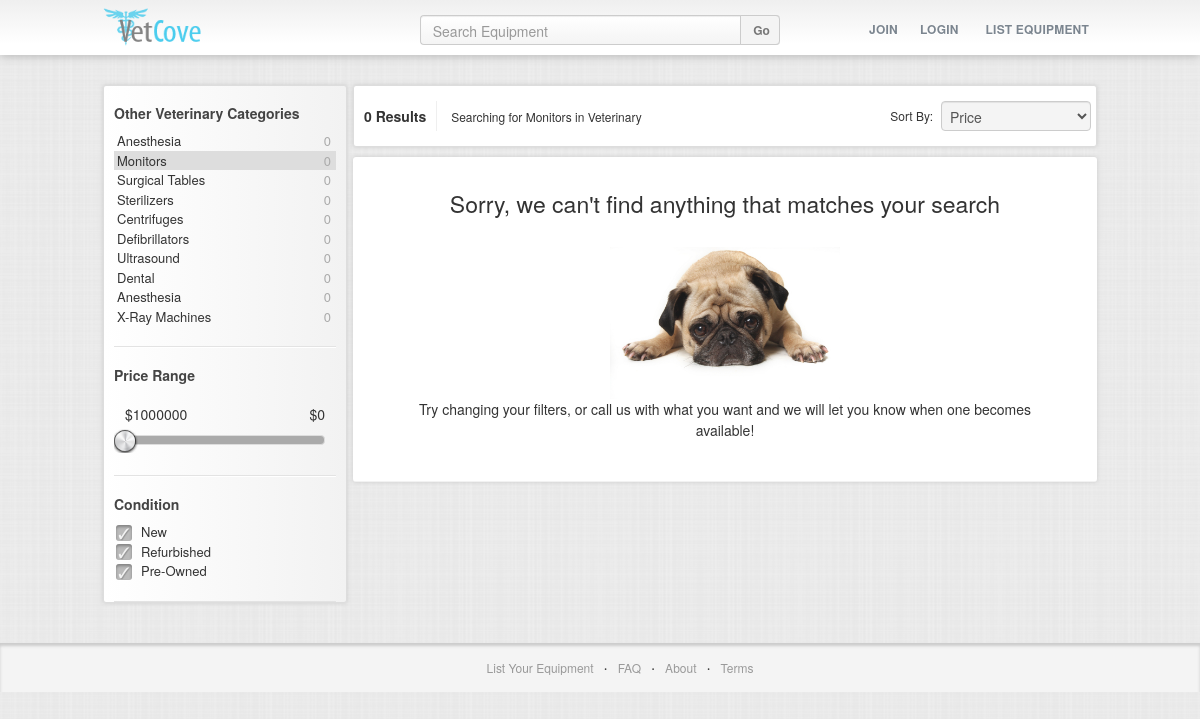
/productsearch/veterinary/monitors, run on an earlier commit of the app's database.
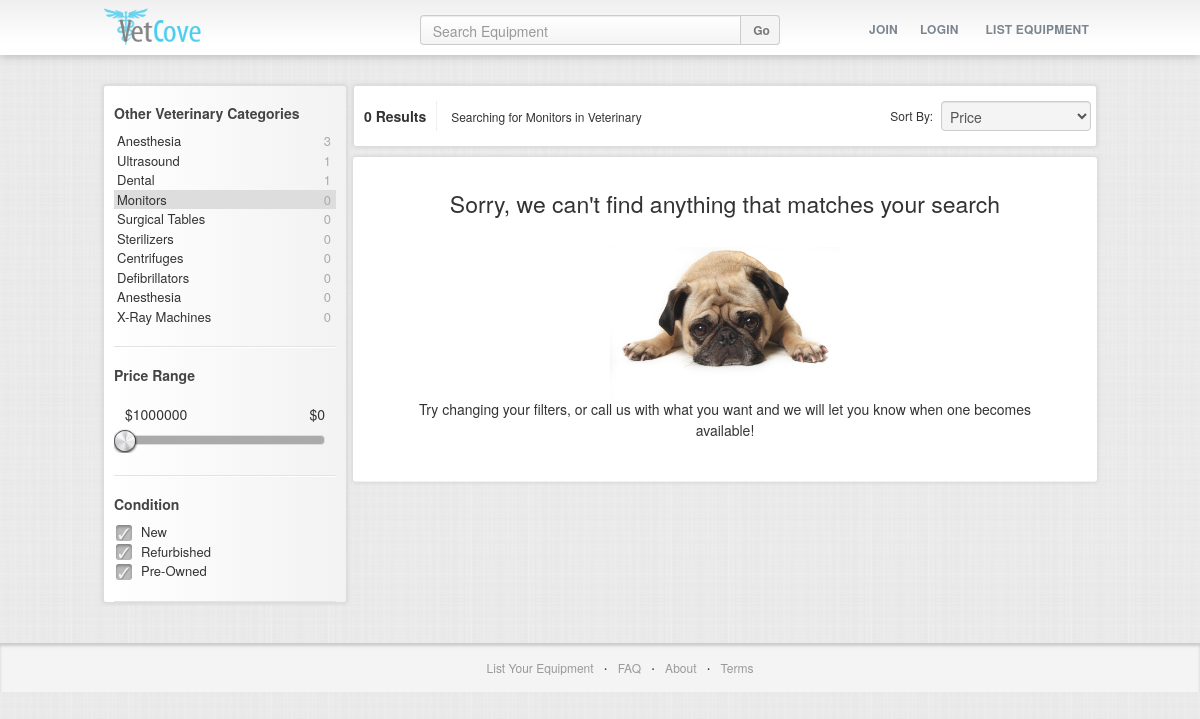
And on a later commit of the database.
### deviceapp/models.py (models this page shows, shortened)
class DeviceCategory(models.Model):
	name = models.CharField(max_length=60)
	displayname = models.CharField(max_length=50)
	industries = models.ManyToManyField(Industry)
	totalunits = models.IntegerField()

### deviceapp/views.py (the view)
# urls.py: url(r'^productsearch/(?P<industryterm>\w+)/(?P<devicecategoryterm>\w+)','deviceapp.views.productsearch'),
def productsearch(request,industryterm,devicecategoryterm):
	catlist = DeviceCategory.objects.order_by('totalunits').reverse()
	manufacturers = Manufacturer.objects.all()
	category = DeviceCategory.objects.get(name=devicecategoryterm)
	pricelow = 1000000
	pricehigh = 0
	industrysearch = Industry.objects.get(name=industryterm)
	industryterm = industrysearch.displayname
	searchquery = category.displayname+" in "+industryterm
	categorysearch = catlist
	itemqs = Item.objects.filter(devicecategory=category).order_by('price')
	if len(itemqs) > 5:
		more = True
	else:
		more = False
	for itm in itemqs:
		pricelow = min(pricelow,itm.price)
		pricehigh = max(pricehigh,itm.price)
	return render_to_response('search.html',{'resultcount':len(itemqs),'more':more,'pricelow':pricelow,'pricehigh':pricehigh,'searchquery':searchquery,'items':itemqs[0:5],'categories':catlist,'category':category,'ind':industrysearch.name,'manufacturer':manufacturers},context_instance=RequestContext(request))

### medapp/templates/search.html (shortened to what this page needs)
{% extends 'base.html' %}
{% block headercss %}
<link href='{{STATIC_URL}}css/base.css' rel='stylesheet' type='text/css' />
<link href='{{STATIC_URL}}css/productitem.css' rel='stylesheet' type='text/css' />
<link href='{{STATIC_URL}}css/jquery-ui-1.10.3.custom.css' rel='stylesheet' type='text/css' />
<link href='{{STATIC_URL}}css/search.css' rel='stylesheet' type='text/css' />
{% endblock%}
{% block content %}
{% load humanize %}
<div class='row searchcontainer'>
  <div class='col-xs-12 col-sm-3 filtercontainer'>
  	<div class='filterbox'>
  		<div class='filter-category notopborder'>
			<h2>Other {{ind | title}} Categories</h2>
			{% for cat in categories %}
				{% if cat.totalunits > -1 %}
					<a class="catlink {% if category.name == cat.name %} active{% endif %}" href="/productsearch/{{ind}}/{{cat.name}}">{{cat.displayname}} <span>{{cat.totalunits}}</span></a>
				{% endif %}
			{% endfor %}
		</div>
		<div id='pricecategory' class='filter-category'>
  			<h2>Price Range</h2>
  			<div id='price-slider-container'>
  				<p id='lowprice'>$<span>{{pricelow}}</span></p>
  				<p id='highprice'>$<span>{{pricehigh}}</span></p>
  				<div id='price-range' class='light-gradient'></div>
  			</div>
  		</div>
  		<div class='filter-category'>
  			<h2>Condition</h2>
  			<div class='checkbox'>
				<label for='new'>New</label>
				<label for='refurbished'>Refurbished</label>
				<label for='preowned'>Pre-Owned</label>
			</div>
  		</div>
  	</div>
  </div>
  <div class='col-xs-12 col-sm-9 resultscontainer'>
  	<div class='resultsbox resultsnav'>
  		<div id='sortby'>
  			<p> Sort By: </p>
  			<select class='form-control'>
  				<option> Price </option>
  			</select>
  		</div>
  		<div id='numberofresults'>{{ resultcount }} Results</div>
  		<p>Searching for {{ searchquery }}</p>
  	</div>
  	<div class='resultsbox' id='resultsbody'>
		<div id="noresults" class="resultitem">
			<p class="noluck">Sorry, we can't find anything that matches your search</p>
			<img class="noresults" src="{{STATIC_URL}}img/saddog.jpg"/>
			<p>Try changing your filters, or call us with what you want and we will let you know when one becomes available!</p>
		</div>
  	</div>
  </div>
</div>
{% endblock %}

What changed in the data, as far as the page shows it:
changed DeviceCategory (number 1 of 10 on the later page): totalunits "0" → "3"
changed DeviceCategory "Ultrasound": totalunits "0" → "1"; moves up the list
changed DeviceCategory "Dental": totalunits "0" → "1"; moves up the list
